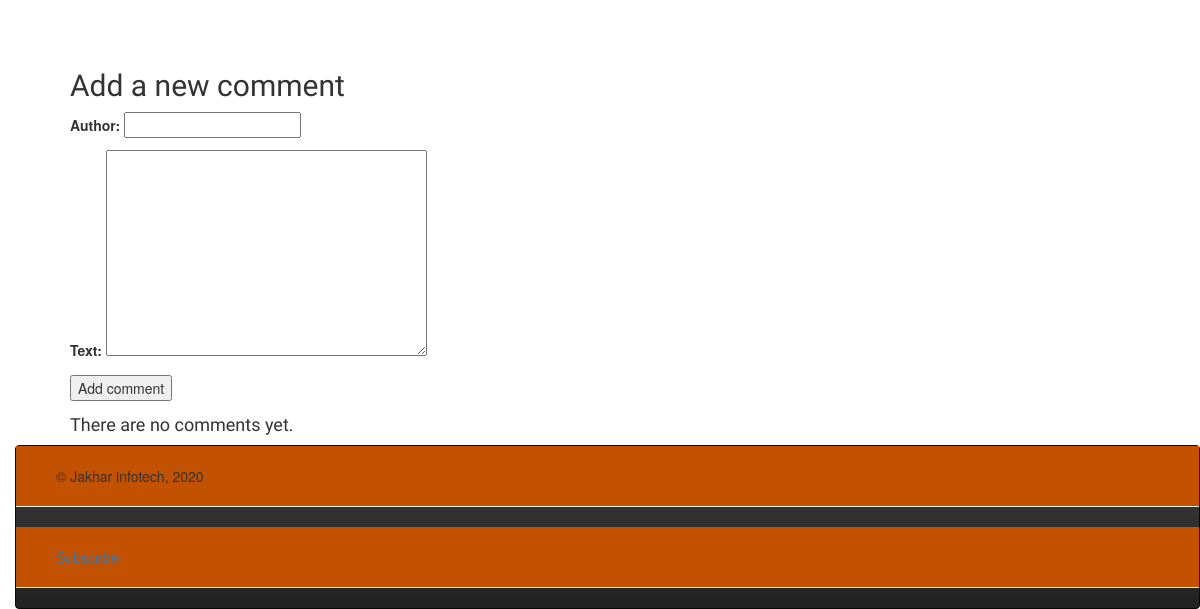
Page /6/detail/ (lower part) on the earlier database version.
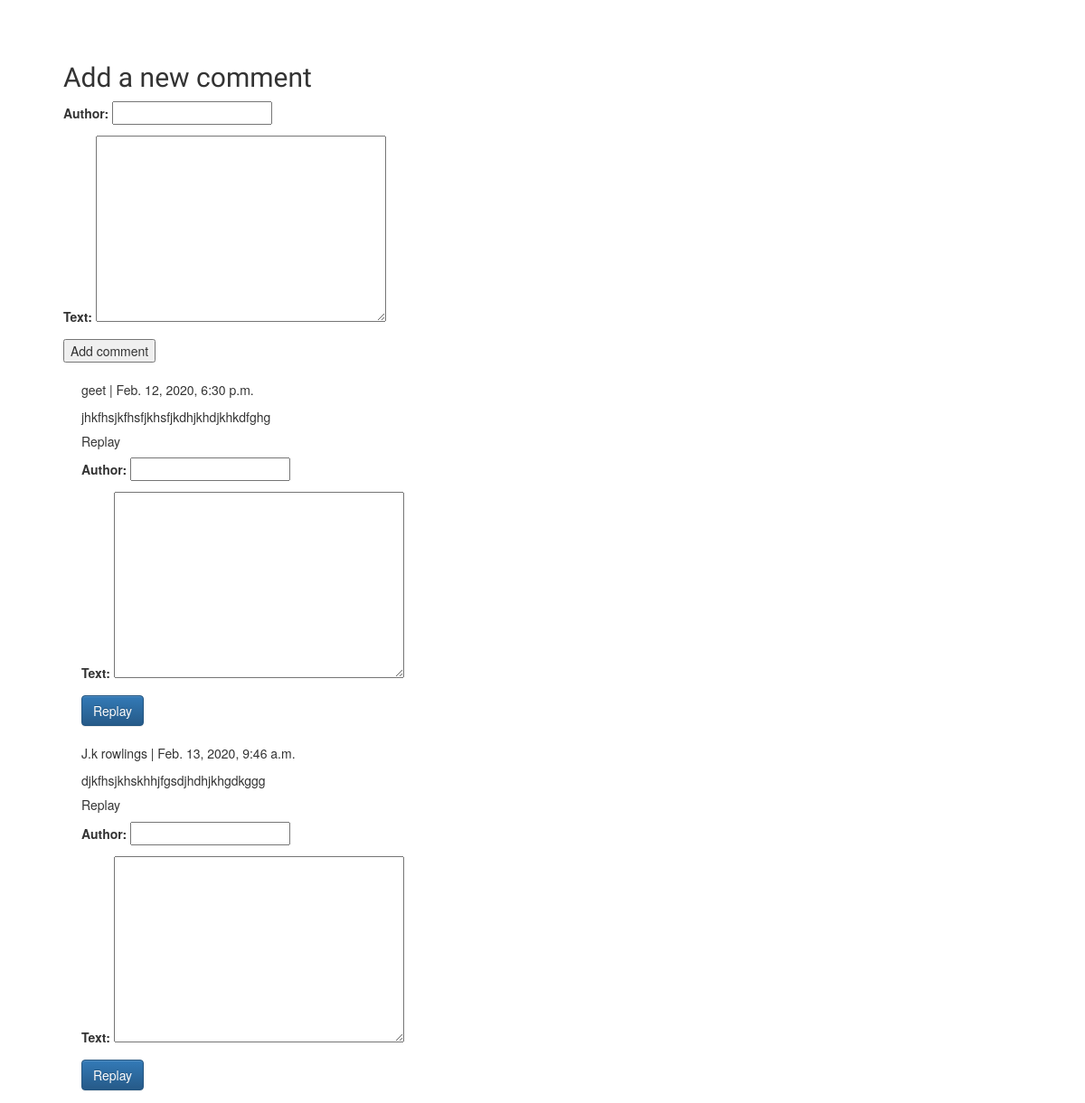
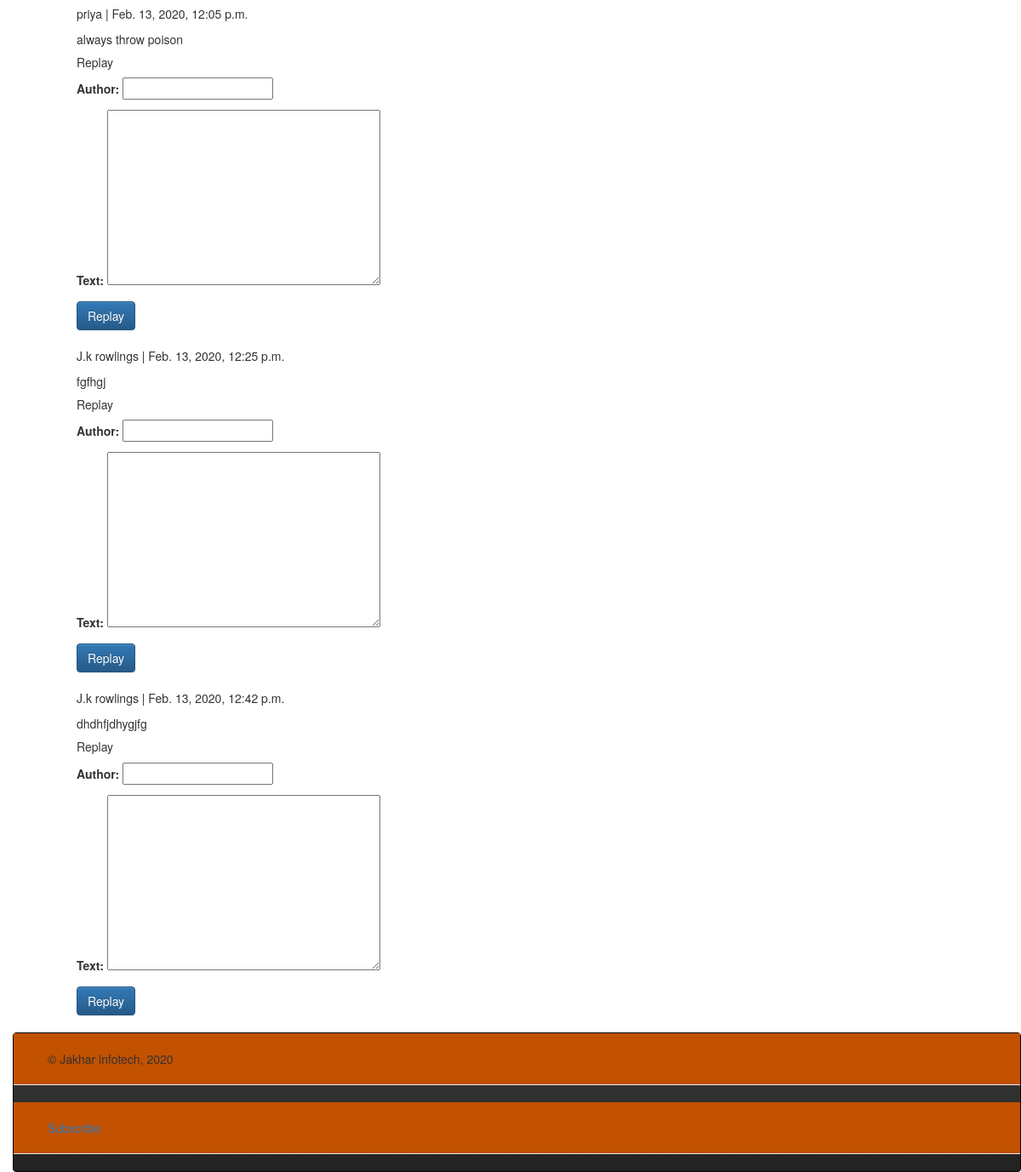
Same page on the later database version (2 pictures, top to bottom).
### blog/models.py (models this page shows, shortened)
class Comment(models.Model):
    post = models.ForeignKey(Post, on_delete=models.CASCADE,related_name='comments',null=True)
    author = models.CharField(max_length=200)
    reply = models.ForeignKey('Comment',on_delete=models.CASCADE,null=True,related_name='replies')
    text = models.TextField()
    created_date = models.DateTimeField(default=timezone.now)
    approved_comment = models.BooleanField(default=False)
    active = models.BooleanField(default=True)

### blog/views.py (the view)
# urls.py: path('<int:pk>/detail/', views.post_detail, name='post_detail'),
def post_detail(request, pk):
    post = get_object_or_404(Post, pk=pk)
    comments = post.comments.filter(active=True, reply__isnull=True)
    if request.method == 'POST':
        comment_form = CommentForm(data=request.POST)
        if comment_form.is_valid():
            reply_obj = None
            try:
                reply_id = int(request.POST.get('reply_id'))
            except:
                reply_id = None
            if reply_id:
                reply_obj = Comment.objects.get(id=reply_id)
                if reply_obj:
                    replay_comment = comment_form.save(commit=False)
                    replay_comment.reply = reply_obj
            new_comment = comment_form.save(commit=False)
            new_comment.post = post
            new_comment.save()
            return redirect('blog/post_detail',pk)
    else:
        comment_form = CommentForm()
    return render(request,'blog/post_detail.html',{'post':post,'comments': comments,
                   'comment_form': comment_form})
    """print(post.author)
    user = request.user
    print(user)
    return render(request, 'blog/post_detail.html', {'post': post,"user":user})"""

### blog/forms.py
class CommentForm(forms.ModelForm):
	class Meta:
		model = Comment
		fields = ('author','text',)

### blog/templates/blog/post_detail.html (shortened to what this page needs)
{% extends 'blog/base.html' %}
{% block content %}
<h2>Add a new comment</h2>
<form action="." method="post">
    {{ comment_form.as_p }}
    <button type="submit">Add comment</button>
</form>
{% for comment in comments %}
    <div class="comment" style="background-color: white">
        <p class="info">{{ comment.author}} | {{ comment.created_date }}</p>
            {{ comment.text|linebreaks }}
        <h5>Replay</h5>
        <form action="." method="post">
            {{ comment_form.as_p }}
            <input class="btn btn-primary" type="submit" value="Replay">
        </form>
    </div>
{% empty %}
<h4>There are no comments yet.</h4>
{% endfor %}
{% endblock %}

Differences in the rows shown:
added Comment: author "geet", created_date "Feb. 12, 2020, 6:30 p.m.", text "jhkfhsjkfhsfjkhsfjkdhjkhdjkhkdfghg"
added Comment: author "J.k rowlings", created_date "Feb. 13, 2020, 9:46 a.m.", text "djkfhsjkhskhhjfgsdjhdhjkhgdkggg"
added Comment: author "priya", created_date "Feb. 13, 2020, 12:05 p.m.", text "always throw poison"
added Comment: author "J.k rowlings", created_date "Feb. 13, 2020, 12:25 p.m.", text "fgfhgj"
added Comment: author "J.k rowlings", created_date "Feb. 13, 2020, 12:42 p.m.", text "dhdhfjdhygjfg"
Other differences:
text no longer shown: "There are no comments yet."
